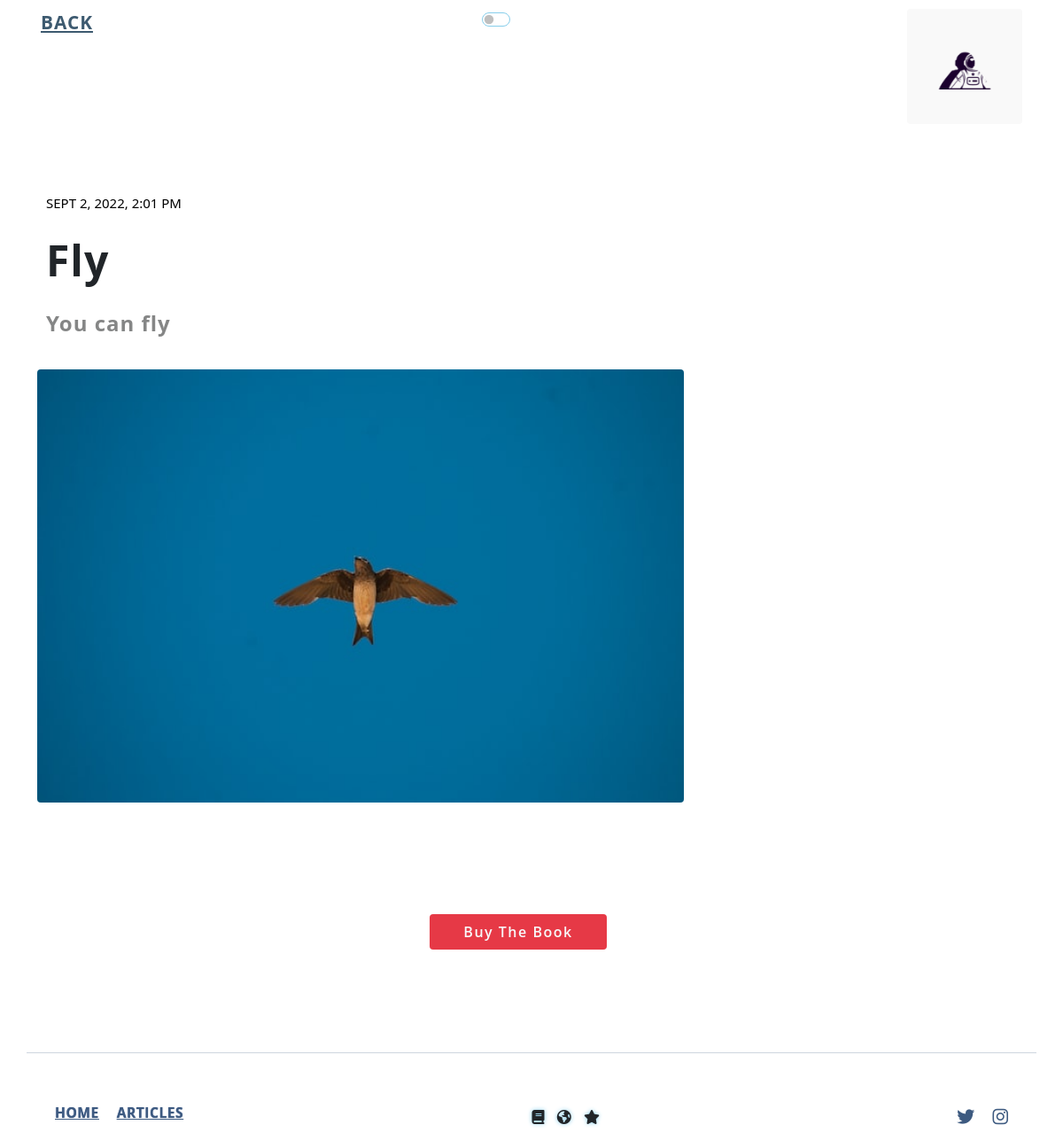
The app's page /post/fly with its own data.
### geekish/models.py (models this page shows, shortened)
class Post(models.Model):
    image = models.ImageField(upload_to='featured_image/%Y/%m/%d/',blank=True ,default='default.png')
    title = models.CharField(max_length=200)
    url = models.URLField(blank=False,null=False)
    description = models.CharField(max_length=60,blank=True,null=False);
    created_on = models.DateTimeField(auto_now_add=True)
    slug = AutoSlugField(populate_from='title')
    status = models.IntegerField(choices=STATUS,default=0)

### geekish/views.py (the view)
# urls.py: path('post/<slug:slug>',PostDetailView.as_view(),name='post_detail'),
class PostDetailView(DetailView):
    model = Post
    context_object_name = "post"
    template_name = "post_detail.html"

### templates/post_detail.html (shortened to what this page needs)
{% extends 'base.html' %}
{% load static %}
{% block content %}
<div class="post_detail_container container-fluid">
  <div class="post_detail_stuff container-fluid ">
    <div class="post_detail_brand_container container-fluid sticky-top ">
      <div class="post_detail_brand  ">
        <a class="lightable post_detail_back_home" href="{% url 'home' %}">BACK</a>
        <div class="form-check form-switch ">
          <input style='border-color:skyblue;' class=" p-1 form-check-input " type="checkbox" id="DarkSwitch">
       </div>
        <img width=130 src="{% static 'img/logo/logo.jpg' %}" class=' rounded post_detail_brand_pic'>
      </div>
    </div>
    <div class="post_detail_info container">
      <div class="post_detail_created_on_container">
        <div class="lightable post_detail_created_on">{{post.created_on |  date:"DATETIME_FORMAT" | cut:"."}}</div>
      </div>
     <div class="post_detail_title">
     <h1 class='lightable post_detail_title_text'>{{post.title}}</h1>
     </div>
     <div class=" post_detail_description">
        <h3 class='lightable'>{{post.description}}</h3>
     </div>
    </div>
      <div class="post_detail_image_container container">
          <img class='post_detail_image_image rounded' src="{{post.image.url}}" alt="">
      </div>
    <div class="post_detail_article_container">
         <div style='padding:100px;' class="amazon__link w-100 d-flex p-3 justify-content-center ">
           <a style='width:200px; font-size:1rem; font-weight:600;letter-spacing:1.5px;background:#e63946' class='btn btn-primary post_detail_article_text  pt-2 pb-2 text-light border-0' href="{{post.url}}">Buy The Book</a>
         </div>
        </div>
    </div>
  </div>
  <hr class='hr_line'>
  {% endblock content %}

### static/css/base.css (style rules this page uses)
body { margin:0; padding:0; box-sizing: border-box; }
.hr_line { margin:10px 30px; color:#3d5a80; }
.post_detail_container { display: flex; flex-direction: column; margin:0; }
.post_detail_stuff { height:100%; display:flex; flex-direction:column; }
.post_detail_brand { padding:10px; display: flex; justify-content: space-between; height:5%; }
.post_detail_brand .post_detail_back_home { font-size:1.3rem; font-weight:600; color:#3d5a70; transition:.3s ease-in-out; letter-spacing: 1px; }
.post_detail_brand .post_detail_brand_pic { border-width: thick; }
.post_detail_info { display:flex; flex-direction: column; justify-content:center; height:100%; }
.post_detail_created_on_container { padding:10px; margin-bottom:5px; display:flex; align-items: flex-end; height:100px; }
.post_detail_info .post_detail_created_on { font-size:15px; font-weight:400; color:black; text-transform: uppercase; }
.post_detail_info .post_detail_title { padding:10px; }
.post_detail_info .post_detail_title .post_detail_title_text { font-weight:800; font-size:3rem; letter-spacing: 1px ; }
.post_detail_info .post_detail_description { padding:10px; }
.post_detail_info .post_detail_description h3 { font-size:1.5rem; color:rgba(12,13,14,.5); font-weight:600; letter-spacing: 1px; }
.post_detail_image_container { display:flex; padding:20px; }
.post_detail_image_image { width:730px; }
.post_detail_article_container { display:flex; flex-direction: column; gap:10px; height:auto; margin:50px 20px; padding:40px; }
.post_detail_article_text { font-weight:350; text-align: left; margin-right:30px; font-family: 'Open Sans',sans-serif; line-height: 30px; letter-spacing: 2px; font-size:1rem; font-weight:500; color:rgba(12,13,14,0.8); }

### records on screen
Post: created_on "SEPT 2, 2022, 2:01 PM", title "Fly", description "You can fly", image (picture)
